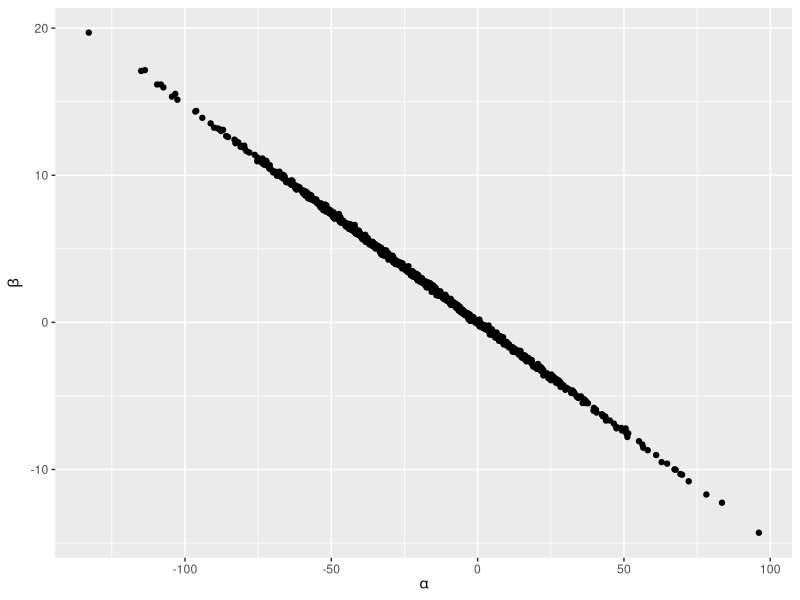
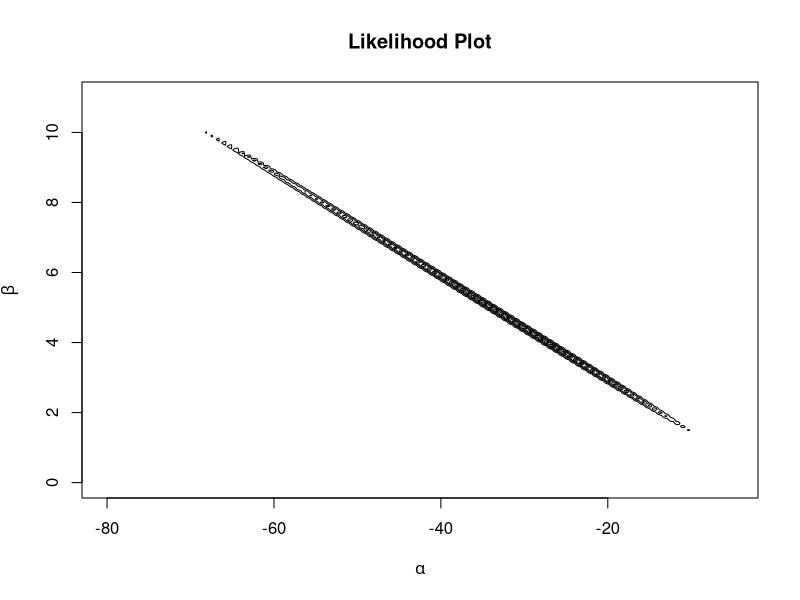
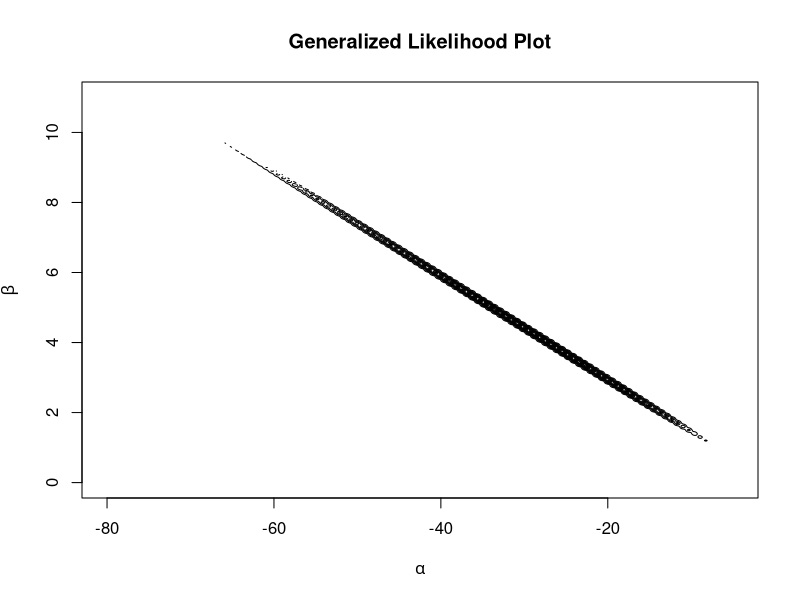
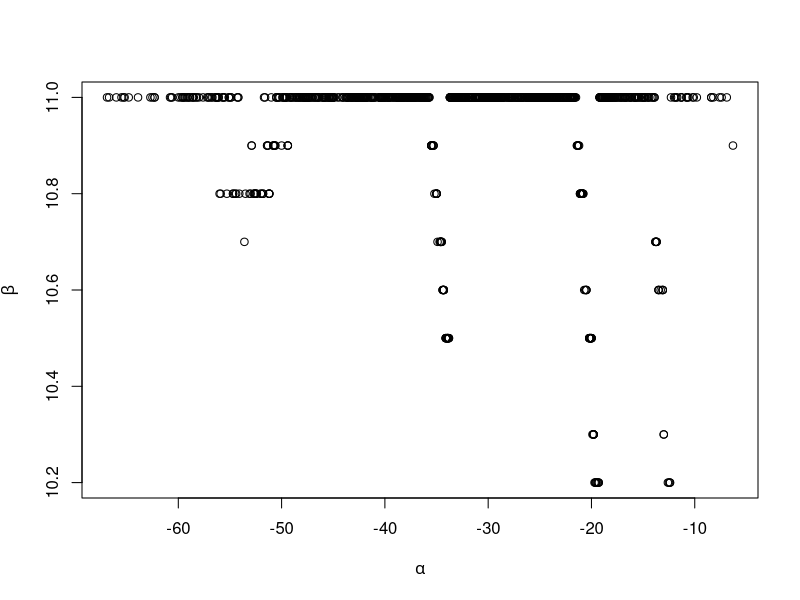
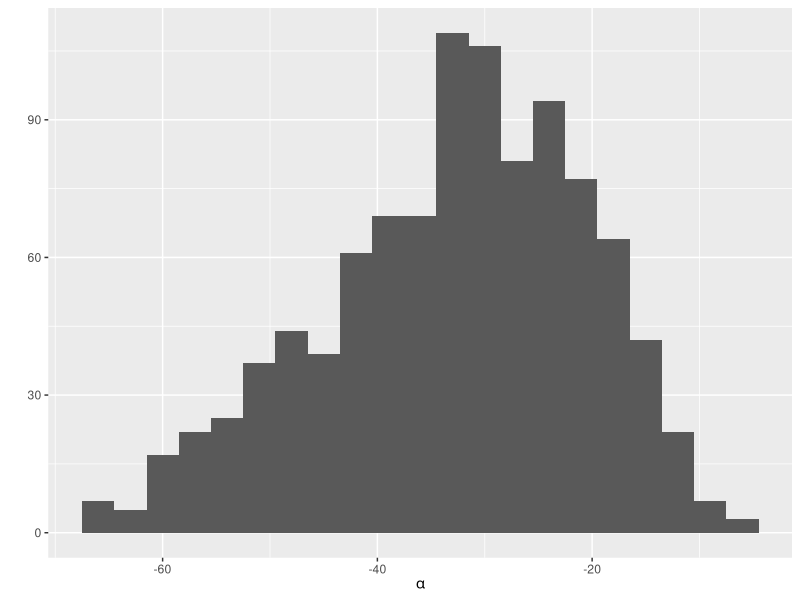
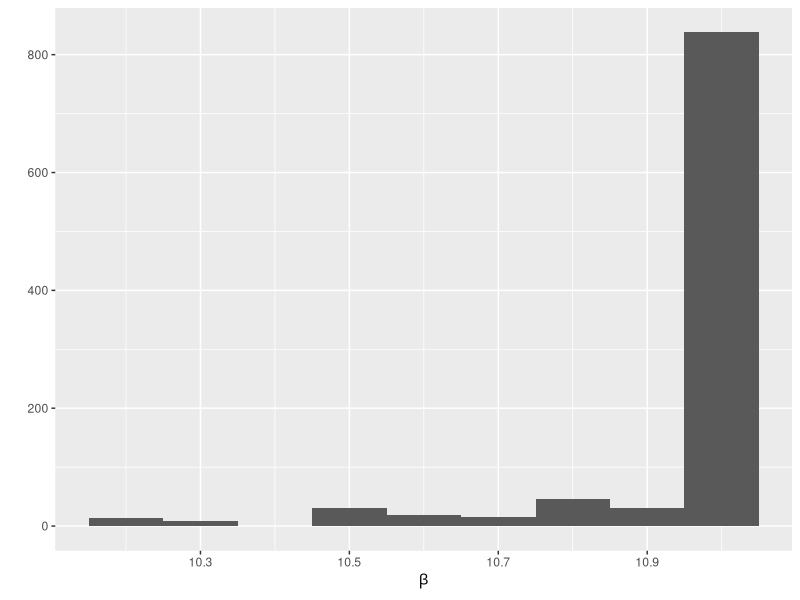
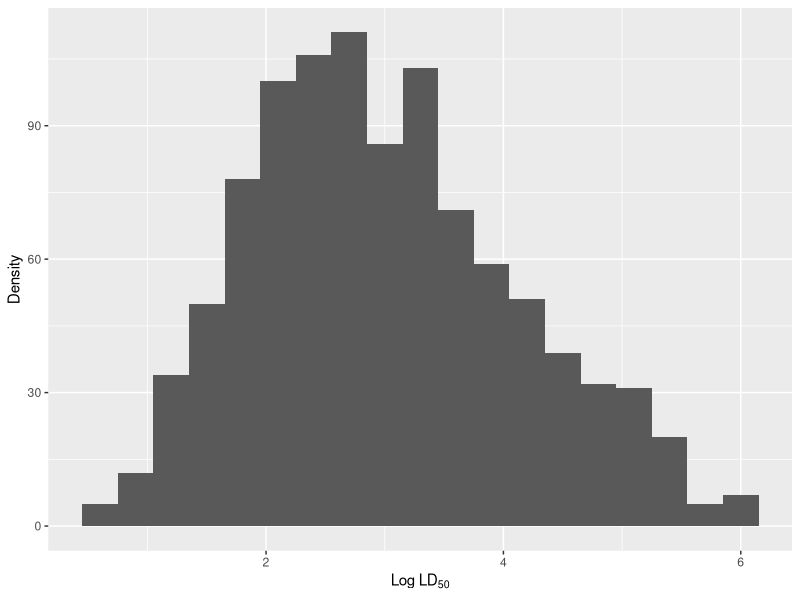

Write R code to recreate these figures, in order.
## ---- chunk 1
knitr::opts_chunk$set(cache=TRUE)
knitr::opts_chunk$set(echo=FALSE)
# library(MASS)
library(mvtnorm)
library(ggplot2)
## ---- chunk 2
a.0 <- -17.31
b.0 <- 2.57
Sigma.0 <- matrix(c(1053.72, -156.45, -156.45, 23.24), nrow=2)

prior.samples <- rmvnorm(1e3, c(a.0, b.0), Sigma.0)

ggplot(data.frame(prior.samples), aes(x=X1, y=X2)) +
   geom_jitter() +
   xlab(expression(alpha)) +
   ylab(expression(beta))
## ---- chunk 3
x <- c(-0.86, -0.30, -0.05, 0.73) + log(1e3)
n <- rep(5, 4)
y <- c(0, 1, 3, 5)

lik <- function(grid, x, y, n) {
    a <- grid[1]
    b <- grid[2]
    p <- pnorm(a + b * x)
    log.lik <- sum(y * log(p) + (n - y) * log(1 - p))
    return(exp(log.lik))
}

a.grid <- seq(-80, -5, 0.1)
b.grid <- seq(0, 11, 0.1)
grid <- expand.grid(a.grid, b.grid)

z <- matrix(apply(grid, 1, lik, x=x, y=y, n=n),
            nrow=length(a.grid), ncol=length(b.grid),
            byrow=FALSE)

z[is.na(z)] <- 0

contour(a.grid, b.grid, z, 
        xlab=expression(alpha), 
        ylab=expression(beta), drawlabels=FALSE,
        main="Likelihood Plot")
## ---- chunk 4
gen.lik <- function(grid, x, y, n) {
    lik <- lik(grid, x, y, n)
    prior.prob <- dmvnorm(grid, c(a.0, b.0), Sigma.0)
    return(lik * prior.prob)
}

z <- matrix(apply(grid, 1, gen.lik, x=x, y=y, n=n),
            nrow=length(a.grid), ncol=length(b.grid),
            byrow=FALSE)

contour(a.grid, b.grid, z, 
        xlab=expression(alpha), 
        ylab=expression(beta), drawlabels=FALSE,
        main="Generalized Likelihood Plot")
## ---- chunk 5
GenRandomFromGrid <- function(x, cdf.x) {
    u <- runif(1)
    max(x[u > cdf.x])
}

p.ab <- z/sum(z, na.rm=TRUE)
p.a <- apply(p.ab, 1, sum, na.rm=TRUE)
p.b <- apply(p.ab, 2, sum, na.rm=TRUE)

cdf.a <- cumsum(p.a)
cdf.b <- cumsum(p.b)

u <- runif(1e3)

a <- rep(NA, length(u))
b <- rep(NA, length(u))

for (i in 1:length(u)) {
    a[i] <- max(a.grid[u[i] > cdf.a])
}

for (i in 1:length(a)) {
    j <- which(a.grid == a[i])
    cdf.b.given.a <- cumsum(na.omit(p.ab[j, ])) / sum(p.ab[j, ], na.rm=TRUE)
    b[i] <- max(b.grid[u[i] > cdf.b.given.a])
}

plot(a, b, xlab=expression(alpha), ylab=expression(beta))
## ---- chunk 6
qplot(a, xlab=expression(alpha), binwidth=3)
qplot(b, xlab=expression(beta), binwidth=0.1)
## ---- chunk 7
log.ld.50 <- -a / b

qplot(log.ld.50, xlab=expression("Log LD"[50]), 
      ylab="Density", binwidth=0.3)
